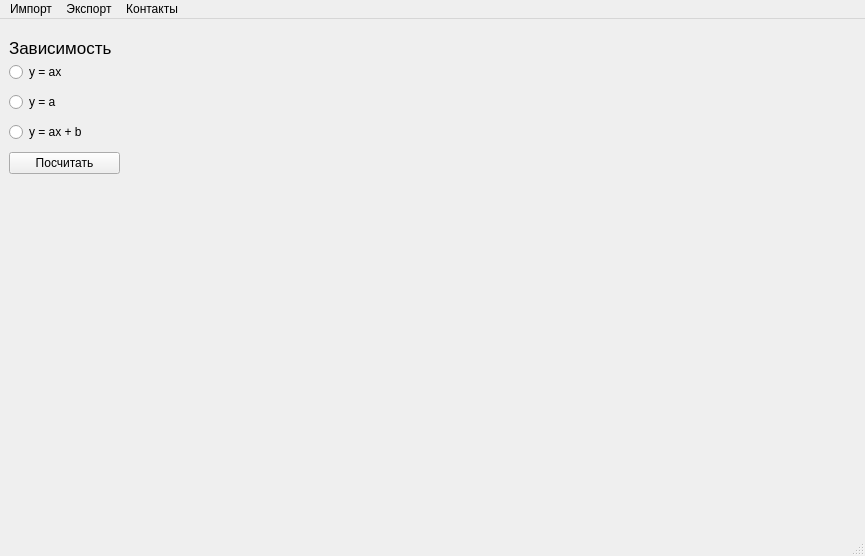
<?xml version="1.0" encoding="UTF-8"?>
<ui version="4.0">
 <class>MainWindow</class>
 <widget class="QMainWindow" name="MainWindow">
  <property name="geometry">
   <rect>
    <x>0</x>
    <y>0</y>
    <width>865</width>
    <height>556</height>
   </rect>
  </property>
  <property name="windowTitle">
   <string>MNQ</string>
  </property>
  <property name="windowIcon">
   <iconset theme="application-menu">
    <normaloff>.</normaloff>.</iconset>
  </property>
  <widget class="QWidget" name="centralwidget">
   <layout class="QHBoxLayout" name="horizontalLayout">
    <item>
     <widget class="QFrame" name="frame_2">
      <property name="minimumSize">
       <size>
        <width>125</width>
        <height>0</height>
       </size>
      </property>
      <property name="maximumSize">
       <size>
        <width>125</width>
        <height>16777215</height>
       </size>
      </property>
      <property name="frameShape">
       <enum>QFrame::NoFrame</enum>
      </property>
      <property name="frameShadow">
       <enum>QFrame::Raised</enum>
      </property>
      <widget class="QWidget" name="layoutWidget">
       <property name="geometry">
        <rect>
         <x>0</x>
         <y>30</y>
         <width>111</width>
         <height>122</height>
        </rect>
       </property>
       <layout class="QVBoxLayout" name="verticalLayout">
        <item>
         <widget class="QRadioButton" name="simple_butt">
          <property name="text">
           <string>y = ax</string>
          </property>
         </widget>
        </item>
        <item>
         <widget class="QRadioButton" name="mean_butt">
          <property name="text">
           <string>y = a</string>
          </property>
         </widget>
        </item>
        <item>
         <widget class="QRadioButton" name="linreg_butt">
          <property name="text">
           <string>y = ax + b</string>
          </property>
         </widget>
        </item>
        <item>
         <widget class="QPushButton" name="calcul_butt">
          <property name="text">
           <string>Посчитать</string>
          </property>
         </widget>
        </item>
       </layout>
      </widget>
      <widget class="QLabel" name="label">
       <property name="geometry">
        <rect>
         <x>0</x>
         <y>10</y>
         <width>121</width>
         <height>19</height>
        </rect>
       </property>
       <property name="font">
        <font>
         <pointsize>13</pointsize>
        </font>
       </property>
       <property name="text">
        <string>Зависимость</string>
       </property>
      </widget>
     </widget>
    </item>
    <item>
     <widget class="QFrame" name="frame">
      <property name="frameShape">
       <enum>QFrame::NoFrame</enum>
      </property>
      <property name="frameShadow">
       <enum>QFrame::Raised</enum>
      </property>
      <layout class="QHBoxLayout" name="horizontalLayout_2">
       <property name="spacing">
        <number>0</number>
       </property>
       <property name="leftMargin">
        <number>0</number>
       </property>
       <property name="topMargin">
        <number>0</number>
       </property>
       <property name="rightMargin">
        <number>0</number>
       </property>
       <property name="bottomMargin">
        <number>0</number>
       </property>
       <item>
        <widget class="QLabel" name="plot">
         <property name="frameShape">
          <enum>QFrame::NoFrame</enum>
         </property>
         <property name="text">
          <string/>
         </property>
        </widget>
       </item>
      </layout>
     </widget>
    </item>
   </layout>
  </widget>
  <widget class="QMenuBar" name="menubar">
   <property name="geometry">
    <rect>
     <x>0</x>
     <y>0</y>
     <width>865</width>
     <height>22</height>
    </rect>
   </property>
   <widget class="QMenu" name="menuExport">
    <property name="title">
     <string>Экспорт</string>
    </property>
    <addaction name="actionSave_plot"/>
    <addaction name="separator"/>
    <addaction name="actionSave_report"/>
    <addaction name="separator"/>
    <addaction name="actionView_table"/>
   </widget>
   <widget class="QMenu" name="menuContact">
    <property name="title">
     <string>Контакты</string>
    </property>
    <addaction name="actionGithub"/>
    <addaction name="separator"/>
    <addaction name="actionTelegram"/>
   </widget>
   <widget class="QMenu" name="menuImport">
    <property name="title">
     <string>Импорт</string>
    </property>
    <addaction name="actionExcel_table"/>
    <addaction name="separator"/>
    <addaction name="actionCSV_table"/>
    <addaction name="separator"/>
    <addaction name="actionChoose_columns"/>
   </widget>
   <addaction name="menuImport"/>
   <addaction name="menuExport"/>
   <addaction name="menuContact"/>
  </widget>
  <widget class="QStatusBar" name="statusBar"/>
  <action name="actionExcel_table">
   <property name="text">
    <string>Excel</string>
   </property>
  </action>
  <action name="actionCSV_table">
   <property name="text">
    <string>CSV</string>
   </property>
  </action>
  <action name="actionSave_plot">
   <property name="text">
    <string>Сохранить график</string>
   </property>
  </action>
  <action name="actionSave_report">
   <property name="text">
    <string>Сохранить работу</string>
   </property>
  </action>
  <action name="actionGithub">
   <property name="text">
    <string>Github</string>
   </property>
  </action>
  <action name="actionTelegram">
   <property name="text">
    <string>Telegram</string>
   </property>
  </action>
  <action name="actionChoose_columns">
   <property name="text">
    <string>Выбрать столбцы</string>
   </property>
  </action>
  <action name="actionView_table">
   <property name="text">
    <string>Показать таблицу</string>
   </property>
  </action>
 </widget>
 <resources/>
 <connections/>
</ui>
